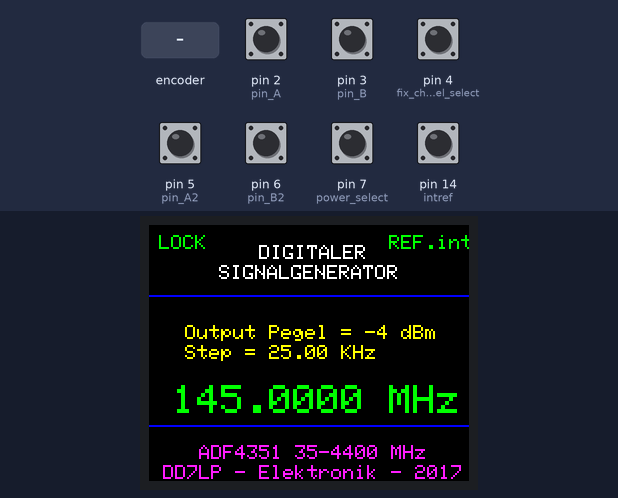
The sketch below on a simulated Arduino Nano, built with avr-gcc and run on an emulated ATmega328P. Shown: 160×128 colour display. The inputs (shaded band) are chosen by the test bench; at power-on: pin 2 (pin_A), pin 3 (pin_B), pin 4 (fix_channel_select), pin 5 (pin_A2), pin 6 (pin_B2), pin 7 (power_select), pin 14 (intref) HIGH. What the sketch prints to the serial monitor is not drawn.

Above: at 2.0 s.
2.1 s: pin 7 (power_select) pulled LOW for 1 s
At 2.92 s:
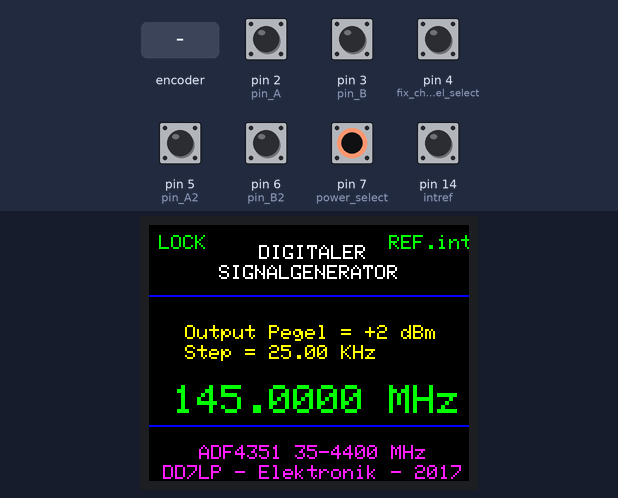
4.9 s: pin 14 (intref) pulled LOW for 0.15 s
At 4.97 s:
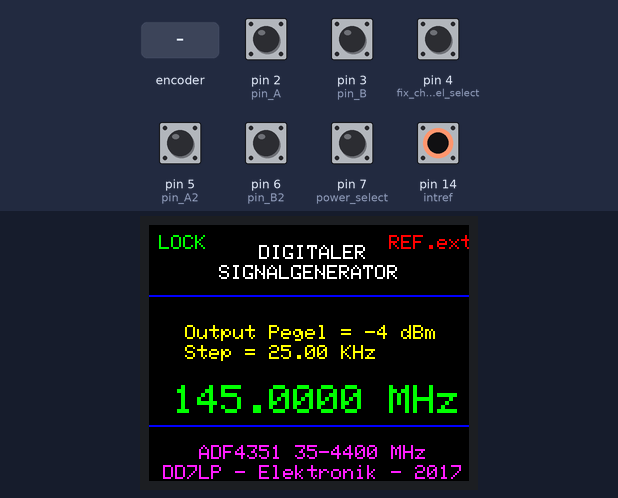
6.5 s: pin 14 (intref) pulled LOW for 1 s
9.0 s: rotary encoder on pin 2 (pin_A) / pin 3 (pin_B) turned 3 steps (first pin leading)
At 10.5 s:
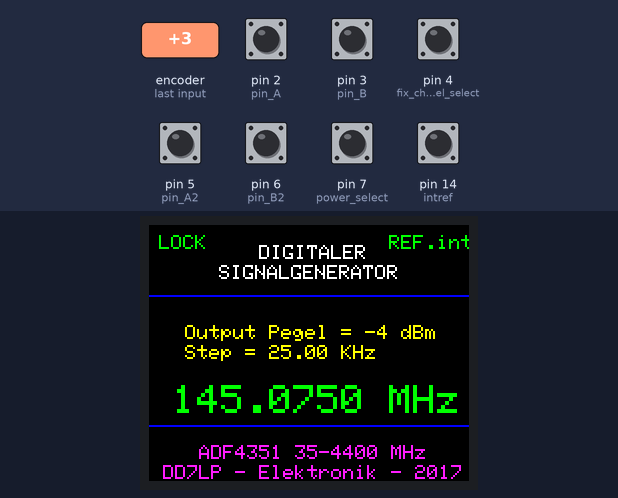
11.1 s: pin 4 (fix_channel_select) pulled LOW for 0.15 s
At 11.9 s:
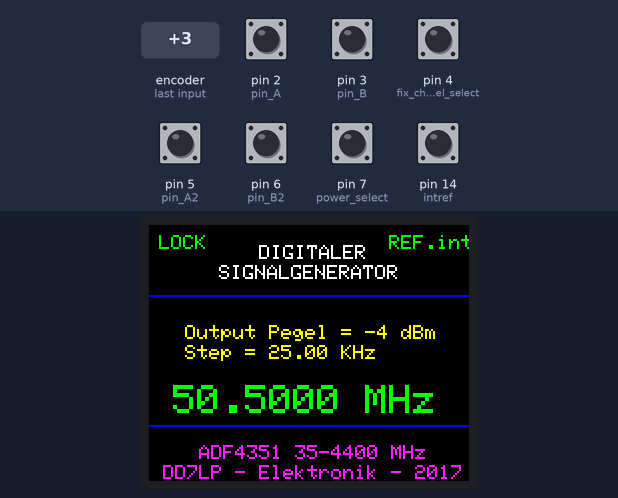
12.9 s: pin 5 (pin_A2) pulled LOW for 0.15 s
At 14.4 s:
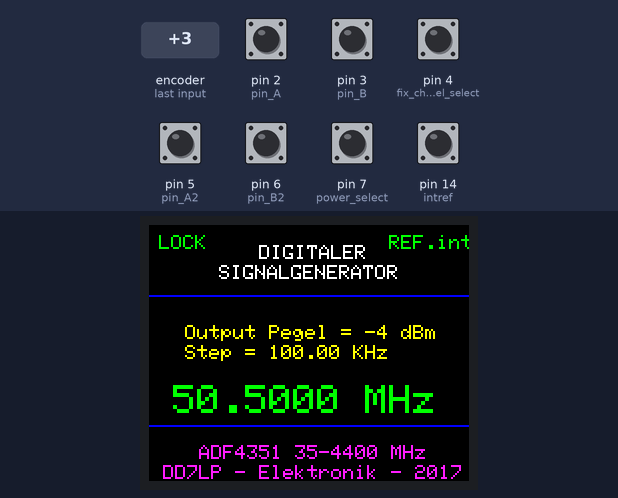
Timing chart, 0 to 15.5 s (numbered marks = the images above; inputs shaded):
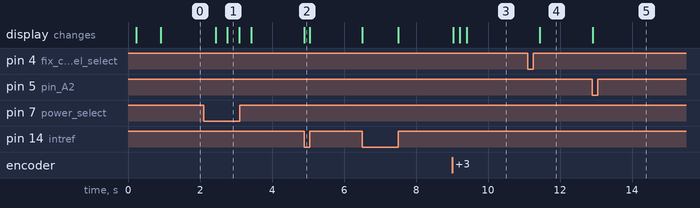

The sketch:

DD7LP_18.ino
```cpp
//***********************************************************************************************************************************************
// ****** Modifikation der Routinen vorgesehen für ADF4351 DDS bearbeitet von DD7LP Christian Petersen www.darc-husum.de im Februar    2017 *****
// *******Wesentliche Programmteile, Funktionen und Änderungen programmiert von DJ7OO Klaus Hirschelmann http://www.kh-gps.de/ im Februar 2017 **
//  ******Programmroutinen für das Ansprechen des ADF4351 aus einer Software von OE6OCG  Richard Posch 8302 Nestelbach 8452. Austria ************
// Achtung, kommerzielle Verwertung diese Software ist nicht gestattet bedarf der schriftlichen Zustimmmmung der Autoren, bzw Programmierer *****
//***********************************************************************************************************************************************
// Das Display ist mit 1 Anschlussleiste siehe
// 1.8 Inch Mini Serial SPI TFT LCD Module Display with PCB Adapter ST7735B IC look Ebay Number : 71946479239
// All Data lines connect to Display via 1 Kohm, look to http://www.darc-husum.de/funktionsgenerator.html

// 1 = RST        Arduino Nano          Pin RST  **** muss nicht unbedingt verwendet werden
// 2 = CS                               Pin D9
// 3 = D/C  (A0)                        Pin D8
// 4 = Din   (Data Mosi)                Pin D11
// 5 = Clk   (Clock)                    Pin D13
// 6 = VCC 5 Volt ( oder 3v3 )
// 7 = LED über 100 Ohm an 5 Volt ( oder über 22 Ohm an 3v3 )
// 8 = GND
//************************************************************************************************************************************************

#include <SPI.h>
#include <Rotary.h>   //****************************** Rotary encoder: https://github.com/brianlow/Rotary

// ********** legt die Pins fest für den Anschluss vom Display *********
#define dc 8
#define cs 9

// include Adafruit library OR QDTech library depending on the display's controller chip.
#include <Adafruit_GFX.h>               //************** https://github.com/adafruit/Adafruit-GFX-Library
#include <Adafruit_ST7735.h>            //************** https://github.com/adafruit/Adafruit-ST7735-Library

// Adafruit_ST7735 tft = Adafruit_ST7735(cs, dc, rst); // RST wurde gesperrt
Adafruit_ST7735 tft = Adafruit_ST7735(cs, dc);

// ************************** TFT bildschirm Farben defenieren ****************************
#define BLACK    0x0000                   // Define the display colours we'll be using
#define BLUE     0x001F                   // so they're constants regardless of which
#define VIO      0xF8FF                   // display library we use.
#define RED      0xF800
#define GREEN    0x07E0
#define CYAN     0x07FF
#define MAGENTA  0xF81F
#define YELLOW   0xFFE0
#define WHITE    0xFFFF
#define GREY     0x632C
//*****************************************************************************************

 unsigned long currentTime;
 unsigned long loopTime;
 const int pin_A = 2;  // pin 2
 const int pin_B = 3;  // pin 3
 unsigned char encoder_A;
 unsigned char encoder_B;
 unsigned char encoder_A_prev=0;

 unsigned long loopTime2;
 const int pin_A2 = 5;  // pin 5
 const int pin_B2 = 6;  // pin 6
 unsigned char encoder_A2;
 unsigned char encoder_B2;
 unsigned char encoder_A2_prev=0;

 boolean mrk1, mrk1_old, mrk2, mrk2_old;

 int press = 0;
 int cnt_step = 4;
 int cnt_step_old;
 int cnt_fix = 1;
 int cnt_fix_old;
 int cnt_pwr = 1;
 int cnt_pwr_old;
 int mdbm = 0;

const int slaveSelectPin = 10;  // SPI-SS bzw. enable ADF4350  wurde von mir von pin 3 auf pin 10 geändert

long Freq = 14500000;      // Ausgangsfrequenz = 145.000 MHz
long Freq_Old;
long refin = 1000000;      // Referenzquarz = 10 Mhz
long ChanStep = 1250;      // Kanalraster = 12.5 Khz
unsigned long Reg[6];      // ADF4351 Reg's
int pegelZ = 0;            // Zähler konstante für Ausgangspegel-Zähler
int outPegel = mdbm;       // Ausgangspegel beim start = -4 dBm
const int CLK = 13;        // CLK and DATA pins are shared with the TFT display.
const int DATA = 11;

///////////////////////// Subroutine: Setze Frequenz ADF4351 ///////////////////////////
void SetFreq(long Freq)
{
  Serial.print("FRQ: ");
  Serial.println(Freq);

  ConvertFreq(Freq, Reg);
  WriteADF2(5);
  delayMicroseconds(2500);
  WriteADF2(4);
  delayMicroseconds(2500);
  WriteADF2(3);
  delayMicroseconds(2500);
  WriteADF2(2);
  delayMicroseconds(2500);
  WriteADF2(1);
  delayMicroseconds(2500);
  WriteADF2(0);
  delayMicroseconds(2500);
}

////////////////////////// Teil-Subroutine ADF4351 ////////////////////////////
void WriteADF2(int idx)
{ // make 4 byte from integer for SPI-Transfer
  byte buf[4];
  for (int i = 0; i < 4; i++)
    buf[i] = (byte)(Reg[idx] >> (i * 8));
  WriteADF(buf[3], buf[2], buf[1], buf[0]);
}

/////////////////////////// Teil-Subroutine ADF4351 ////////////////////////////
int WriteADF(byte a1, byte a2, byte a3, byte a4) {
 // write over SPI to ADF4350
  digitalWrite(slaveSelectPin, LOW);
  delayMicroseconds(10);
  SPI.transfer(a1);
  SPI.transfer(a2);
  SPI.transfer(a3);
  SPI.transfer(a4);
  Toggle();
}

///////////////////////////// Teil-Subroutine ADF4351 ////////////////////////////
int Toggle() {
  digitalWrite(slaveSelectPin, HIGH);
  delayMicroseconds(5);
  digitalWrite(slaveSelectPin, LOW);
}

////////////////////////////// Teil-Subroutine ADF4351 //////////////////////////
void ConvertFreq(long freq, unsigned long R[])
{
  // PLL-Reg-R0         =  32bit
  // Registerselect        3bit
  // int F_Frac = 4;       // 12bit
  // int N_Int = 92;       // 16bit
  // reserved           // 1bit

  // PLL-Reg-R1         =  32bit
  // Registerselect        3bit
  // int M_Mod = 5;        // 12bit
  int P_Phase = 1;         // 12bit bei 2x12bit hintereinander pow()-bug !!
  int Prescal = 0;         // 1bit geht nicht ???
  int PhaseAdj = 0;        // 1bit geht auch nicht ???
  // reserved              // 3bit

  // PLL-Reg-R2         =  32bit
  // Registerselect        3bit
  int U1_CountRes = 0;     // 1bit
  int U2_Cp3state = 0;     // 1bit
  int U3_PwrDown = 0;      // 1bit
  int U4_PDpola = 1;       // 1bit
  int U5_LPD = 0;          // 1bit
  int U6_LPF = 1;          // 1bit 1=Integer, 0=Frac not spported yet
  int CP_ChgPump = 7;      // 4bit
  int D1_DoublBuf = 0;     // 1bit
  //  int R_Counter = 1;   // 10bit
  //  int RD1_Rdiv2 = 0;   // 1bit
  //  int RD2refdoubl = 0; // 1bit
  int M_Muxout = 0;        // 3bit
  int LoNoisSpur = 0;      // 2bit
  // reserved              // 1bit

  // PLL-Reg-R3         =  32bit
  // Registerselect        3bit
  int D_Clk_div = 150;     // 12bit
  int C_Clk_mode = 0;      // 2bit
  //  reserved             // 1bit
  int F1_Csr = 0;          // 1bit
  //  reserved             // 2bit
  int F2_ChgChan = 0;      // 1bit
  int F3_ADB = 0;          // 1bit
  int F4_BandSel = 0;      // 1bit
  //  reserved             // 8bit

  // PLL-Reg-R4         =  32bit
  // Registerselect        3bit
  int D_out_PWR = (mdbm);      // 2bit  OutPwr 0-3 3= +5dBm   Power out 1
  int D_RF_ena = 1;            // 1bit  OutPwr 1=on           0 = off  Outport Null freischalten
  int D_auxOutPwr = (mdbm);    // 2bit  aux OutPwr 0-3        Power out 2
  int D_auxOutEna = 1;         // 1bit  aux OutEna 1=on       0 = off  Outport Aux freischalten
  int D_auxOutSel = 1;         // 1bit  aux OutSel
  int D_MTLD = 0;              // 1bit
  int D_VcoPwrDown = 0;        // 1bit 1=VCO off

  //  int B_BandSelClk = 200; // 8bit
  int D_RfDivSel = 3;      // 3bit 3=70cm 4=2m
  int D_FeedBck = 1;       // 1bit
  // reserved              // 8bit

  // PLL-Reg-R5         =  32bit
  // Registerselect        // 3bit
  // reserved              // 16bit
  // reserved     11       // 2bit
  // reserved              // 1bit
  int D_LdPinMod = 1;      // 2bit muss 1 sein
  // reserved              // 8bit

  // Referenz Freg Calc
  int R_Counter = 1;       // 10bit
  int RD1_Rdiv2 = 0;       // 1bit
  int RD2refdoubl = 0;     // 1bit
  int B_BandSelClk = 200;  // 8bit
  //  int F4_BandSel = 0;  // 1bit

// int F4_BandSel = 10.0 * B_BandSelClk / PFDFreq;
  long RFout = Freq;       // VCO-Frequenz

// calc bandselect und RF-div
  int outdiv = 1;
  if (RFout >= 220000000) {
    outdiv = 1;
    D_RfDivSel = 0;
  }
  if (RFout < 220000000) {
    outdiv = 2;
    D_RfDivSel = 1;
  }
  if (RFout < 110000000) {
    outdiv = 4;
    D_RfDivSel = 2;
  }
  if (RFout < 55000000) {
    outdiv = 8;
    D_RfDivSel = 3;
  }
  if (RFout < 27500000) {
    outdiv = 16;
    D_RfDivSel = 4;
  }
  if (RFout < 13800000) {
    outdiv = 32;
    D_RfDivSel = 5;
  }
  if (RFout < 6900000) {
    outdiv = 64;
    D_RfDivSel = 6;
  }

  float PFDFreq = refin * ((1.0 + RD2refdoubl) / (R_Counter * (1.0 + RD1_Rdiv2))); //Referenzfrequenz
  float N = ((RFout) * outdiv) / PFDFreq;
  int N_Int = N;
  long M_Mod = PFDFreq * (100000 / ChanStep) / 100000;
  int F_Frac = round((N - N_Int) * M_Mod);

  R[0] = (unsigned long)(0 + F_Frac * pow(2, 3) + N_Int * pow(2, 15));
  R[1] = (unsigned long)(1 + M_Mod * pow(2, 3) + P_Phase * pow(2, 15) + Prescal * pow(2, 27) + PhaseAdj * pow(2, 28));
//  R[1] = (R[1])+1; // Registerselect adjust ?? because unpossible 2x12bit in pow() funktion
  R[2] = (unsigned long)(2 + U1_CountRes * pow(2, 3) + U2_Cp3state * pow(2, 4) + U3_PwrDown * pow(2, 5) + U4_PDpola * pow(2, 6) + U5_LPD * pow(2, 7) + U6_LPF * pow(2, 8) + CP_ChgPump * pow(2, 9) + D1_DoublBuf * pow(2, 13) + R_Counter * pow(2, 14) + RD1_Rdiv2 * pow(2, 24) + RD2refdoubl * pow(2, 25) + M_Muxout * pow(2, 26) + LoNoisSpur * pow(2, 29));
  R[3] = (unsigned long)(3 + D_Clk_div * pow(2, 3) + C_Clk_mode * pow(2, 15) + 0 * pow(2, 17) + F1_Csr * pow(2, 18) + 0 * pow(2, 19) + F2_ChgChan * pow(2, 21) +  F3_ADB * pow(2, 22) + F4_BandSel * pow(2, 23) + 0 * pow(2, 24));
  R[4] = (unsigned long)(4 + D_out_PWR * pow(2, 3) + D_RF_ena * pow(2, 5) + D_auxOutPwr * pow(2, 6) + D_auxOutEna * pow(2, 8) + D_auxOutSel * pow(2, 9) + D_MTLD * pow(2, 10) + D_VcoPwrDown * pow(2, 11) + B_BandSelClk * pow(2, 12) + D_RfDivSel * pow(2, 20) + D_FeedBck * pow(2, 23));
  R[5] = (unsigned long)(5 + 0 * pow(2, 3) + 3 * pow(2, 19) + 0 * pow(2, 21) + D_LdPinMod * pow(2, 22));
}
// to do instead of writing 0x08000000 you can use other two possibilities: (1ul << 27) or (uint32_t) (1 << 27).

//////////////////////////////////////////////////////////////////////////////
//                                      Setup                               //
//////////////////////////////////////////////////////////////////////////////
void setup() {
  Serial.begin(9600);    // USB to PC for Debug only
  Serial.println("Start");
  pinMode (slaveSelectPin, OUTPUT);
  digitalWrite(slaveSelectPin, LOW);
  SPI.setDataMode(SPI_MODE0);
  SPI.setBitOrder(MSBFIRST);
  SPI.setClockDivider(SPI_CLOCK_DIV128);
  SPI.begin();

  pinMode(pin_A, INPUT_PULLUP);
  pinMode(pin_B, INPUT_PULLUP);
  pinMode(pin_A2, INPUT_PULLUP);
  pinMode(pin_B2, INPUT_PULLUP);

  pinMode(4,INPUT_PULLUP);      // fix channel select
  pinMode(7,INPUT_PULLUP);      // power select
  pinMode(12, INPUT_PULLUP);    // lock/unlock
  pinMode(14, INPUT_PULLUP);    // intref/extref via #A0  *************************Pin für int/ext Referenz *******************
 // pinMode(21, INPUT_PULLUP);    // intref/extref via #A7

  currentTime = millis();
  loopTime = currentTime;
  loopTime2 = currentTime;

// SPI Mode kann noch nicht gesetzt werden, da Display und DDS unterschiedliche SPI-MODES haben *********
  SPI.begin();
  delay(50);
  tft.initR(INITR_BLACKTAB);       // initialize a ST7735S chip, schwarz tab
  tft.setRotation(3);              // Bestimmt die Lage auf dem Display von 0-3
  tft.setTextWrap(false);          // Allow text to run off right edge
  tft.fillScreen(BLACK);

// ********************* Bildschirm Maske statischer Text *********************
  tft.setTextColor(WHITE);
  tft.setTextSize(1);
  tft.setCursor(55, 10);
  tft.print("DIGITALER");
     tft.setCursor(35, 20);
  tft.print("SIGNALGENERATOR");
  tft.drawFastHLine(0,35,160,BLUE);
  tft.drawFastHLine(0,100,160,BLUE);
  tft.setTextColor(VIO);
  tft.setCursor(25,110);
  tft.println("ADF4351 35-4400 MHz ");
  tft.setCursor(7,120);
  tft.print("DD7LP - Elektronik - 2017");

// sende Strartfrequenz zum ADF4351
    delay(500);
    SetFreq(Freq);
    delay(50);
    updateDisplay();
}

// *********************** Subroutie: update Display  **************************
void updateDisplay() {

// Zum Verständnis das Display benutzt SPI Mode0 das ADF4351 SPI MODE3
// ************* Wichtig ist das umschalten vor der Ausgabe  ************
  SPI.setDataMode(SPI_MODE0);
  tft.fillRect(1, 45, 160, 25, BLACK);
  tft.setTextColor(YELLOW);
  tft.setCursor(18, 50);
  tft.setTextSize(1);

  if(mdbm==0) { tft.print("Output Pegel = -4 dBm "); }
  else
  if(mdbm==1) { tft.print("Output Pegel = -1 dBm "); }
  else
  if(mdbm==2) { tft.print("Output Pegel = +2 dBm "); }
  else
  if(mdbm==3) { tft.print("Output Pegel = +5 dBm "); }

  tft.setCursor(18, 60);
  tft.setTextSize(1);
  tft.print("Step = ");
    float ChanStep2 = ChanStep;
  if(ChanStep2<100000)
  { ChanStep2 = ChanStep2/100;
  tft.print(ChanStep2);
  tft.print(" KHz"); }
  else
  { ChanStep2 = ChanStep2/100000;
  tft.print(ChanStep2,0);
  tft.print(" MHz"); }
tft.fillRect(1, 80, 160, 14, BLACK);
  tft.setTextColor(GREEN);
  tft.setTextSize(2);
  tft.setCursor(12, 80);
  float Freq2;
  Freq2 = Freq;
  Freq2 = Freq2/100000;
  if(Freq2<1000) {tft.print(Freq2,4);}
  else
  { tft.print(Freq2,3); }
  tft.print(" MHz");
}

////////////////////////////////////////////////////////////////////////
//                      HAUPTPROGRAMMSCHLEIFE                         //
////////////////////////////////////////////////////////////////////////
void loop() {
  rotary_enc2();
  if(cnt_step!=cnt_step_old) { updateDisplay(); cnt_step_old=cnt_step; }

  fixfrq_select();
  if(cnt_fix!=cnt_fix_old) { updateDisplay(); cnt_fix_old=cnt_fix; }

  pwr_select();
  if(cnt_pwr!=cnt_pwr_old) { updateDisplay(); cnt_pwr_old=cnt_pwr; SetFreq(Freq); }

  tft.setTextColor(GREEN);
  tft.setTextSize(1);
  tft.setCursor(5, 5);

  if(digitalRead(12)==HIGH)      // select lock/unlock
{ mrk1=1; } else { mrk1=0; }
  if(mrk1!=mrk1_old) {
  tft.fillRect(3, 3, 45, 13, BLACK);
  if(digitalRead(12)==HIGH)
  { tft.print("LOCK");   }
   else
  { tft.setTextColor(RED);
    tft.print("UNLOCK"); }
  }
  mrk1_old=mrk1;

  if(digitalRead(14)==HIGH)  //  select intref/extref via #A0
{ mrk2=1; } else { mrk2=0; }
  if(mrk2!=mrk2_old) {
  tft.fillRect(115, 3, 160, 13, BLACK);
  tft.setCursor(120, 5);
  if(digitalRead(14)==HIGH)    // select intref/extref via #A0
  { tft.print("REF.int"); }    // REFINT = interne 10 Mhz Referenz für die PLL vom AD4351
   else
  {tft.setTextColor(RED);
    tft.print("REF.ext"); }    //REFEXT = externe 10 Mhz Referenz zum synchronisieren der PLL
  }
  mrk2_old=mrk2;

  rotary_enc();
  if (Freq != Freq_Old) {
  updateDisplay();
  SetFreq(Freq);
//  Serial.println(Freq);
  Freq_Old = Freq;
  }
 }
//*********************************************************** Ende der Hauptprogrammschleife  ********************************************

/////////////////////////////// Subroutine: Frequenz select /////////////////////////////////
void rotary_enc()
{
     currentTime = millis();
  if(currentTime >= (loopTime + 2)){
     encoder_A = digitalRead(pin_A);
     encoder_B = digitalRead(pin_B);
  if((!encoder_A) && (encoder_A_prev)){
  if(encoder_B) {
     Freq = Freq+ChanStep;
     if(Freq>440000000) {Freq=3500000;}
      }
     else {
     Freq = Freq-ChanStep;
     if(Freq<3500000) {Freq=440000000;}
      }
    }
     encoder_A_prev = encoder_A;     // Store value of A for next time
     loopTime = currentTime;         // Updates loopTime
    }
  }

/////////////////////////////// Subroutine: Step select ////////////////////////////////
void rotary_enc2()
{
     currentTime = millis();
  if(currentTime >= (loopTime2 + 2)){
     encoder_A2 = digitalRead(pin_A2);
     encoder_B2 = digitalRead(pin_B2);
  if((!encoder_A2) && (encoder_A2_prev)){
  if(encoder_B2) {
        cnt_step = cnt_step+1;
        if(cnt_step>8) {cnt_step=0;}
      }
      else {
        cnt_step= cnt_step-1;
        if(cnt_step<0) {cnt_step=8;}
      }
    }
    encoder_A2_prev = encoder_A2;     // Store value of A for next time
    loopTime2 = currentTime;         // Updates loopTime
    }
// Serial.println(cnt_step);
  if(cnt_step==0) { ChanStep=100; }     // 1 KHz
  else
  if(cnt_step==1) { ChanStep=625; }     // 6.25 KHz
  else
  if(cnt_step==2) { ChanStep=1000; }    // 10 KHz
  else
  if(cnt_step==3) { ChanStep=1250; }    // 12.5 KHz
  else
  if(cnt_step==4) { ChanStep=2500; }    // 25 KHz
  else
  if(cnt_step==5) { ChanStep=10000; }   // 100KHz
  else
  if(cnt_step==6) { ChanStep=100000; }  // 1 MHz
  else
  if(cnt_step==7) { ChanStep=1000000; } // 10 MHz
  else
  if(cnt_step==8) { ChanStep=10000000; } // 100 MHz
  }

/////////////////////////// Subroutine: Fixfrequenzen select ////////////////////////////
void fixfrq_select()
 {
 press = digitalRead(4);
  if (press == LOW)
  {
//  Serial.println(cnt_fix);
  if(cnt_fix==0) { Freq=3500000; }    // 35.0 MHz
  else
  if(cnt_fix==1) { Freq=5050000; }    // 50.5 MHz
  else
  if(cnt_fix==2) { Freq=14500000; }   // 145.0 MHz
  else
  if(cnt_fix==3) { Freq=43500000; }   // 435.0 MHz
  else
  if(cnt_fix==4) { Freq=129600000; }  // 1296.0 MHz
  else
  if(cnt_fix==5) { Freq=150000000; }  // 1500.0 MHz
  else
  if(cnt_fix==6) { Freq=200000000; }  // 2000.0 MHz
  else
  if(cnt_fix==7) { Freq=250000000; }  // 2500.0 MHz
  else
  if(cnt_fix==8) { Freq=300000000; }  // 3000.0 MHz
  else
  if(cnt_fix==9) { Freq=350000000; }  // 3500.0 MHz
  else
  if(cnt_fix==10) { Freq=400000000; }  // 4000.0 MHz
  else
  if(cnt_fix==11) { Freq=440000000; }  // 4400.0  MHz
  cnt_fix = cnt_fix+1;
  if(cnt_fix==12) { cnt_fix=0 ; }
  delay(300);
    }
 }

////////////////////////////////// Subroutine: Power select ///////////////////////////////
void pwr_select()
 {
  press = digitalRead(7);
  if (press == LOW)
  {
//  Serial.println(pwr_step);
  if(cnt_pwr==0) { mdbm = 0; }    // -4dBm
  else
  if(cnt_pwr==1) { mdbm = 1; }    // -1dBm
  else
  if(cnt_pwr==2) { mdbm = 2; }    // +2dBm
  else
  if(cnt_pwr==3) { mdbm = 3; }    // +5dBm
  cnt_pwr = cnt_pwr+1;
  if(cnt_pwr==4) { cnt_pwr=0 ; }
  delay(300);
    }
  }
//////////////////////////////////////////////////////////////////////////////////////
```

Measured:
- after the input at 2.1 s, the display: first changes after 0.33 s (image 1 shows a later state)
- after the input at 4.9 s, the display: changes at once (image 2)
- after the input at 9.0 s, the display: first changes at once (image 3 shows a later state)
- after the input at 11.1 s, the display: changes after 0.34 s (image 4)
- after the input at 12.9 s, the display: changes at once (image 5)
